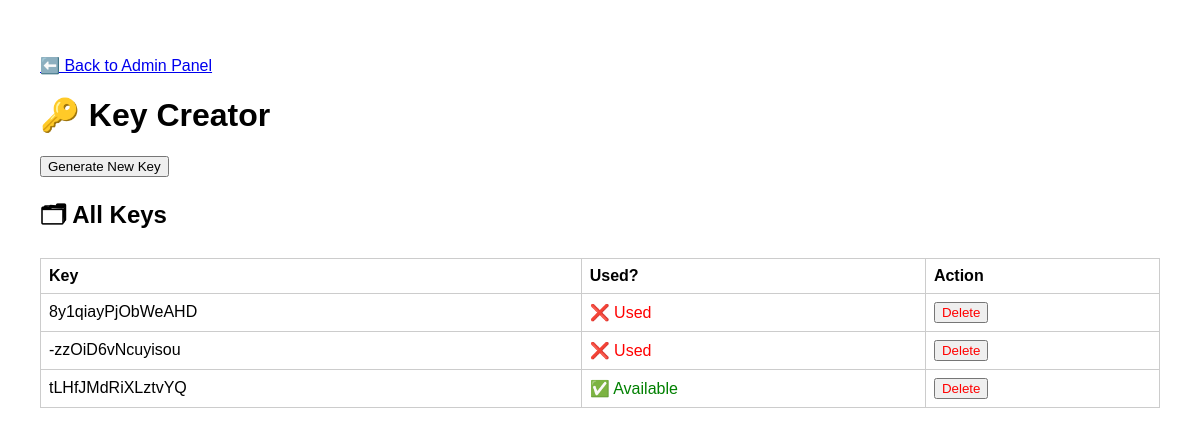
The page /key_creator_1262378213 on the database as committed earlier.
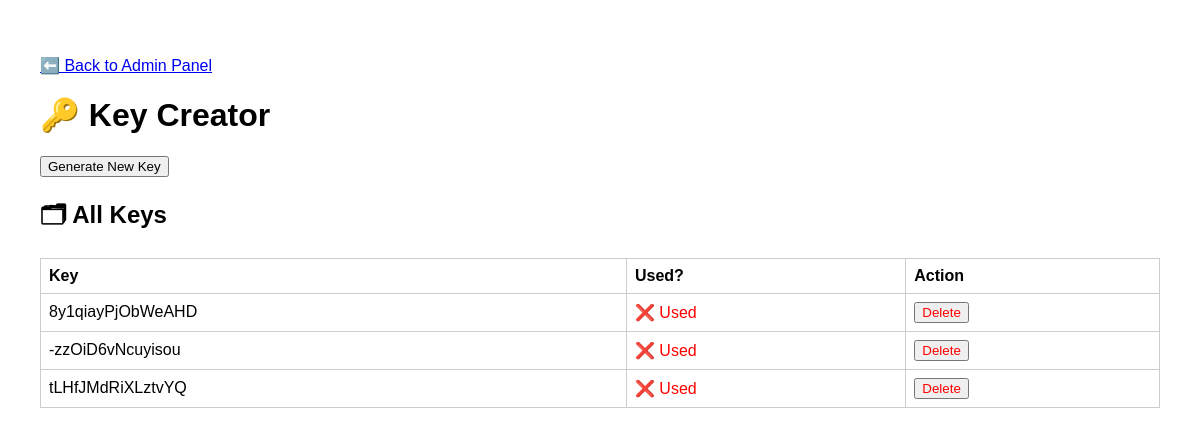
The same page on the database as committed later.
### models.py (models this page shows)
class Key(db.Model):
    __tablename__ = 'keys'
    key = db.Column(db.String(255), primary_key=True)
    used = db.Column(db.Boolean, default=False)

### app.py (the view, shortened to what this page needs)
@app.route("/key_creator_1262378213", methods=["GET", "POST"], endpoint="key_creator")
def key_creator():
    new_key = None
    keys = Key.query.all()
    return render_template("key_creator.html", keys=keys, new_key=new_key)

### templates/key_creator.html (shortened to what this page needs)
<!DOCTYPE html>
<html>
<head>
</head>
<body>
    <p><a href="{{ url_for('admin_panel') }}">⬅️ Back to Admin Panel</a></p>
    <h1>🔑 Key Creator</h1>
    <form method="post">
        <button type="submit">Generate New Key</button>
    </form>
    <h2>🗂 All Keys</h2>
    <table>
        <tr>
            <th>Key</th>
            <th>Used?</th>
            <th>Action</th>
        </tr>
        {% for key_obj in keys %}
        <tr>
            <td>{{ key_obj.key }}</td>
            <td>
                {% if key_obj.used %}
                    <span style="color: red;">❌ Used</span>
                {% else %}
                    <span style="color: green;">✅ Available</span>
                {% endif %}
            </td>
            <td>
                <form method="post" style="display:inline;">
                    <button type="submit" onclick="return confirm('Delete key {{ key_obj.key }}?')" class="danger">Delete</button>
                </form>
            </td>
        </tr>
        {% endfor %}
    </table>
</body>
</html>

### templates/key_creator.html (style rules this page uses)
body { font-family: Arial; padding: 2rem; }
.danger { color: red; }
table { border-collapse: collapse; width: 100%; margin-top: 1rem; }
th, td { padding: 8px; border: 1px solid #ccc; text-align: left; }

Rows that differ between the two databases and show on the page:
changed Key "tLHfJMdRiXLztvYQ": used "✅ Available" → "❌ Used"
